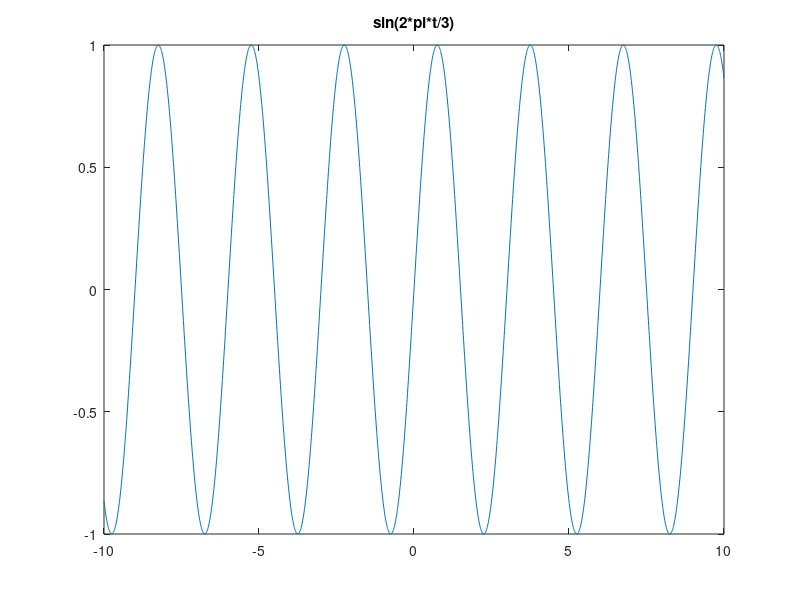
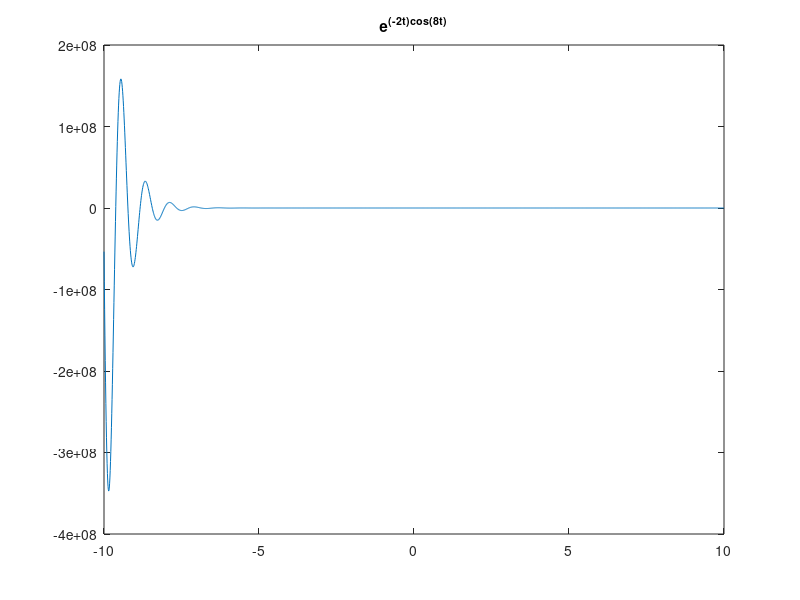
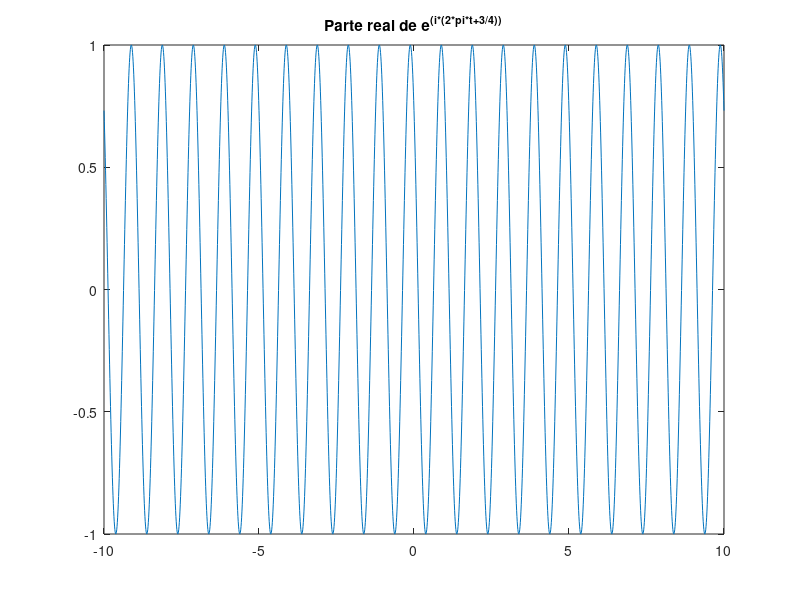
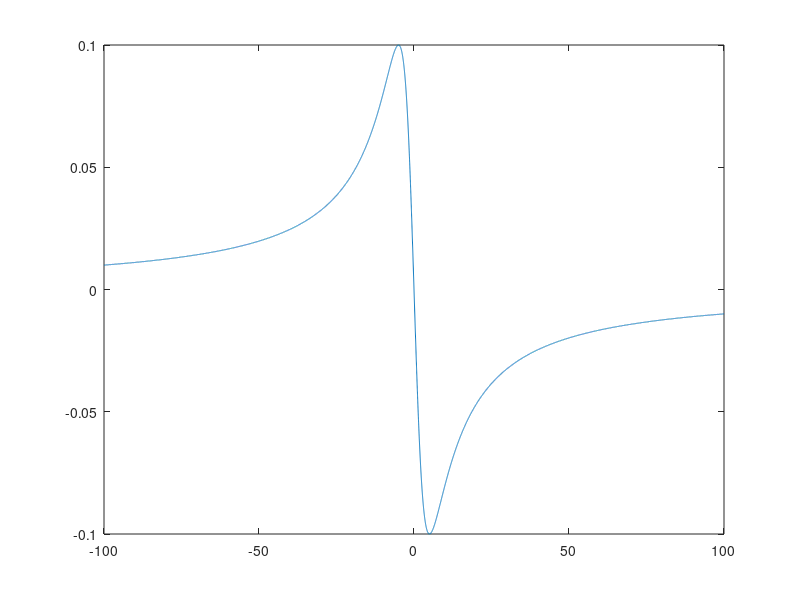

Here is the MATLAB script that generated these plots, in order:
% ============================================================
% CURSO: SEÑALES Y SISTEMAS
% GRUPO: 51
% SEMESTRE: 2022-3
% PROFESOR: DAVID JULIAN GONZÁLEZ MALDONADO
% ============================================================

close all % Cierro todas las ventanas
clc % Limpio el Command Window

t = -10:0.01:10; % Creo un vector de tiempo de 0 a 10, en interv. de 0.01

% Onda seno x1 = sin(2*pi*t/3)
x1 = sin(2*pi*t/3);
figure
plot(t,x1)
title('sin(2*pi*t/3)')

% x2 = e^(-2t)cos(8t)
x2 = exp(-2*t).*cos(8*t);
figure
plot(t,x2)
title('e^{(-2t)cos(8t)}')

% Graficar Re(x3),Im(x3),|x3|,<x3 de x3 = e^(i*2*pi*t+3/4)
% Parte Real de 
x3 = exp(1i*(2*pi*t+3/4));
figure
plot(t,real(x3))
title('Parte real de e^{(i*(2*pi*t+3/4))}')

% Parte Imaginaria de x3 = e^(i*2*pi*t+3/4)
figure
plot(t,imag(x3))
title('Parte imaginaria de e^{(i*(2*pi*t+3/4))}')

% Transformada de Fourier en tiempo discreto
a = 0.2;
omega = -pi:0.01:pi;
X = 1./(1-a*exp(-1i*omega));
%plot(omega,abs(X))

% Transformada de Fourier en tiempo continuo
a=5;
omega = -100:0.01:100;
X = 1./(a + 1i*omega);
plot(omega,imag(X))


% Magnitud de x3 = e^(i*2*pi*t+3/4)
figure
plot(t,abs(x3))
title('Magnitud e^{(i*(2*pi*t+3/4))}')

% Onda seno x4 = sin(2*t)
x4 = sin(2*t);
x5 = sin(2*t + 2*pi);
figure
plot(t,x4,t,x5)
title('sin(2*t + 2*pi) tiene periodo \pi')

% ------------------------------------------
% CLASE 12/08/2022
% ------------------------------------------
t=-pi/4:0.01:5*pi/4;
x=sin(8*t);
plot(t,x)
hold on
x2=sin(8*(t-pi/50));
plot(t,x2)
legend('sen(8*t)','sen(8*(t+pi/50)')
title('Desplazamiento a la derecha')

% ------------------------------------------
% CLASE 19/08/2022
% ------------------------------------------

t = 0:0.001:50;
n = 0:200;
omega0A = pi/3;
omega0B = 1/3

% Exponencial Compleja Continua
xA = exp(1i*omega0A*t);
xB = exp(1i*omega0B*t);
figure
plot(t,real(xA))
title('e^{(j*pi*t/3)}')
figure
plot(t,real(xB))
title('e^{(j*t/3)}')

% Exponencial Compleja Discreta
xA2 = exp(1i*omega0A*n);
xB2 = exp(1i*omega0B*n);
figure
stem(n,real(xA2))
title('e^{(j*pi*n/3)}')
figure
stem(n,real(xB2))
title('e^{(j*n/3)}')

% ------------------------------------------
% CLASE 23/09/2022
% EJEMPLO GUIA PARA EL EJERCICIO DEJADO PARA EL DÍA 30/09/2022
% ------------------------------------------

% Graficar ak = (e^(j*pi*k/4)+e^(-j*pi*k/4))/(e^(j*pi*k/2)+e^(-j*pi*k/2))
k=-20:20;
ak = (exp(1i*pi*k/4)+exp(-1i*pi*k/4))./(exp(1i*pi*k/2)+exp(-1i*pi*k/2))
stem(k,ak)

% ------------------------------------------
% CLASE 21/10/2022
% ------------------------------------------
% x[n]=0.1^2 -->> X(omega) continuo
w=0:0.001:2*pi;
plot(w,abs(1./(1-0.1*exp(-1i*w))));ylim([0 1.2])
hold on
% x[n]=0.1^2 -->>  X(k) Discreto
n=0:50;
X=fft(0.1.^n);
w2=linspace(0,2*pi,length(X));
stem(w2,abs(X))
hold off

% Clase 28/10/2022
sys = tf(1,[1 3 2]) % Función de transferencia
step(sys)% Respuesta al escalón
figure
impulse(sys) % Respuesta al impulso


% ------------------------------------------
% CÓDIGO PARA EL LABORATORIO
% ------------------------------------------
clc
clear all
close all

% Discetización de una señal
t =0:0.01:10;   % Vector de tiempo de 0 a 10 segundos
x = cos(2*t);   % Señal original
dt = 2e-1;      % Delta de tiempo de 200 milisegundos.
tt = 0:dt:10;   % Nuevo vector de tiempo
xx = cos(2*tt); % Señal discretizada
plot(t,x)       % Señal original
hold on
stem(tt,xx) % Señal discretizada

clc
clear all
close all

% Calculo de la FFT de una señal
Fs = 1000;      % Frecuencia de muetreo                
T = 1/Fs;       % Periodo de muestreo       
L = 1500;       % Longitud de la señal
t = (0:L-1)*T;  % Vector de tiempo

S = 0.7*sin(2*pi*50*t) + sin(2*pi*120*t);   % Creo la señal
X = S + 0*2*randn(size(t));

plot(t(1:100),X(1:100)) % Gráfico los primero 100 valores de la señal
title('Señal en el tiempo')
xlabel('t (segundos)')
ylabel('X(t)')

Y = fft(X); % Transformada Discreta de Fourier de X

f = Fs*(-(L/2 -1):L/2);
plot(f,abs(Y)) 
title('Espectro de amplitud de X(t)')
xlabel('f (Hz)')
ylabel('|Y(f)|')


